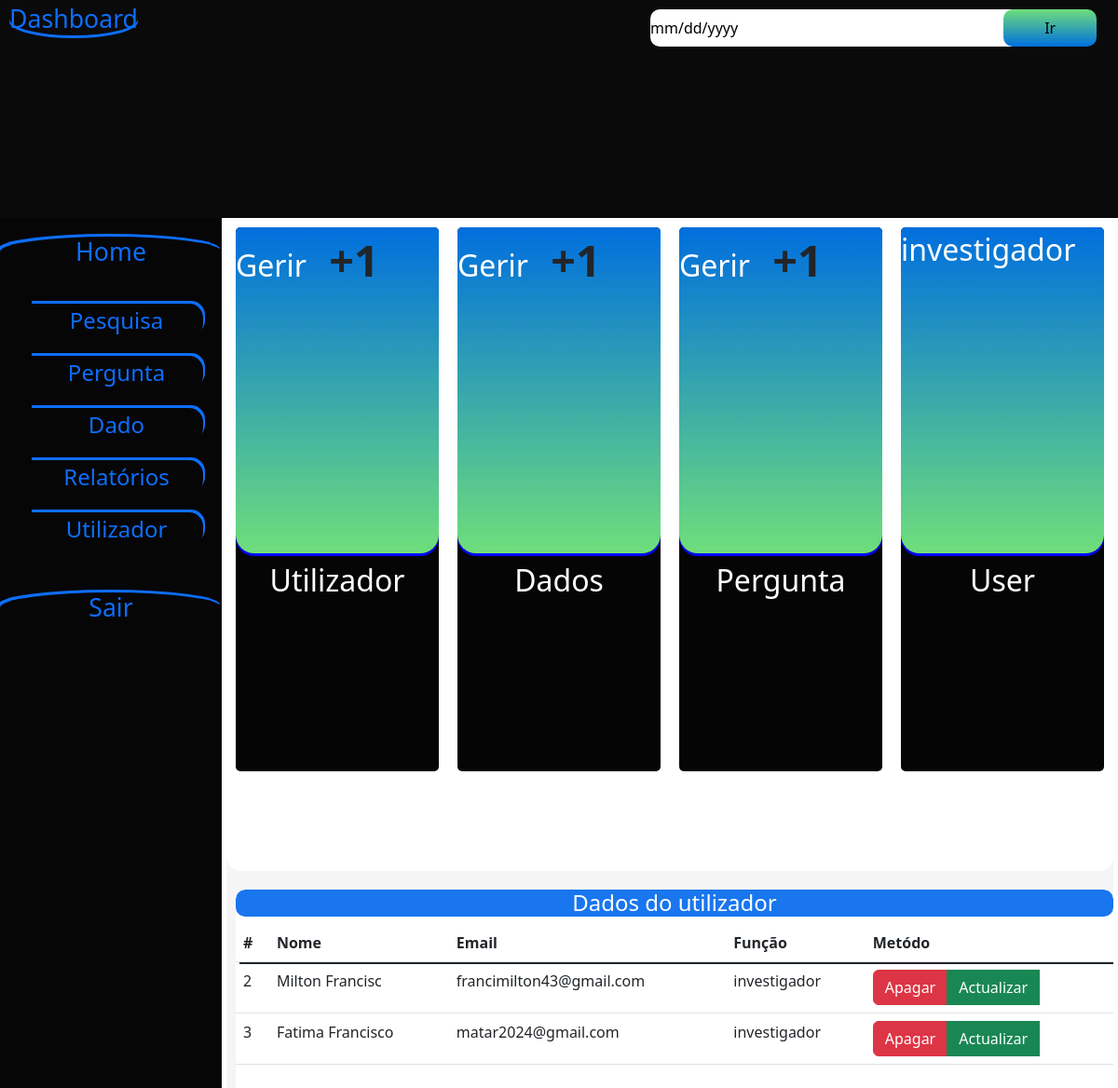
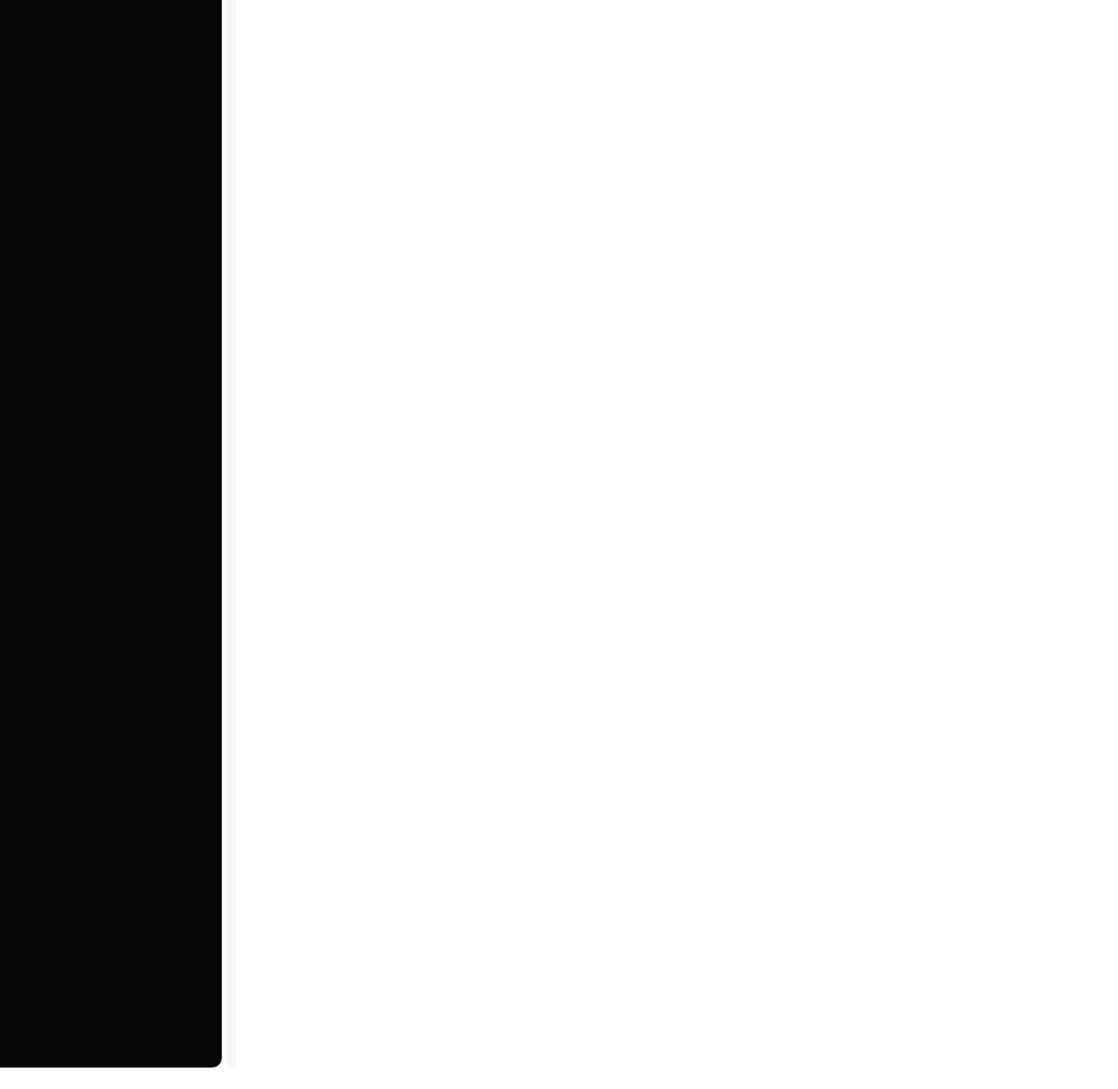
Page /view/utilizador.php (signed in) on the committed database (2 pictures, top to bottom).
### tables this page shows
CREATE TABLE IF NOT EXISTS `utilizadores` (
  `id` int NOT NULL AUTO_INCREMENT,
  `nome` varchar(50) NOT NULL,
  `userName` varchar(50) NOT NULL,
  `tipo` enum('admin','investigador') NOT NULL,
  `senha` varchar(50) DEFAULT NULL,
  PRIMARY KEY (`id`)
);

### view/utilizador.php (the view, shortened to what this page needs)
<!DOCTYPE html>
<html lang="en">
<head>
    <link rel="stylesheet" href="../public/css/bootstrap.css">
    <link rel="stylesheet" href="../public/css/dashboard.css">
</head>
<body>
    <div class="principal">
        <?php
        include_once('../controller/conexao.php');
        $sql = "SELECT *FROM utilizadores";
        $verificar = mysqli_query($conexao, $sql);
        ?>
        <div class="menuSuperior">
            <div class="logo">
                <a href="dashboard.php">Dashboard</a>
            </div>
            <div class="search">
                <form action="search.php" method="get">
                    <input type="date" name="search" id="" placeholder="Informe um parametro" required>
                    <button type="submit">Ir</button>
                </form>
            </div>
        </div>
        <div class="grupo">
            <div class="menuLeft">
                <a href="../index.php" class="home">
                    <h1>Home</h1>
                </a>
                <ul>
                    <a href="pesquisa.php">
                        <li>Pesquisa</li>
                    </a>
                    <a href="perguunta.php">
                        <li>Pergunta</li>
                    </a>
                    <a href="dado.php">
                        <li>Dado</li>
                    </a>
                    <a href="">
                        <li>Relatórios</li>
                    </a>
                    <a href="utilizador.php">
                        <li>Utilizador</li>
                    </a>
                </ul>
                <a href="../controller/sair.php" class="sair">
                    <h1>Sair</h1>
                </a>
            </div>
            <div class="content">
                <div class="cartao">
                    <div class="cartao1">
                        <div class="up">
                            <a href="">Gerir</a>
                            <strong>+1</strong>
                        </div>
                        <div class="down">
                            <h2>Utilizador</h2>
                        </div>
                    </div>
                    <div class="cartao1">
                        <div class="up">
                            <a href="">Gerir</a>
                            <strong>+1</strong>
                        </div>
                        <div class="down">
                            <h2>Dados</h2>
                        </div>
                    </div>
                    <div class="cartao1">
                        <div class="up">
                            <a href="">Gerir</a>
                            <strong>+1</strong>
                        </div>
                        <div class="down">
                            <h2>Pergunta</h2>
                        </div>
                    </div>
                    <div class="cartao1">
                        <div class="up">
                            <a href=""><?php $nome = $_SESSION['tipo'];
                                        print $nome; ?></a>
                        </div>
                        <div class="down">
                            <h2>User</h2>
                        </div>
                    </div>
                </div>
                <div class="graficos">
                    <div class="dados">
                        <h4>Dados do utilizador</h4>
                        <table class="table">
                            <thead>
                                <th>#</th>
                                <th>Nome</th>
                                <th>Email</th>
                                <th>Função</th>
                                <th>Metódo</th>
                            </thead>
                            <tbody>
                                <?php
                                while ($dados = mysqli_fetch_assoc($verificar)) {
                                    $id = $dados['id'];
                                    $nome = $dados['nome'];
                                    $email = $dados['userName'];
                                    $tipo = $dados['tipo'];
                                    $senha = $dados['senha'];
                                    print  "
                                <tr>
                                    <td>$id</td>
                                    <td>$nome</td>
                                    <td>$email</td>
                                    <td>$tipo</td>
                                    <td>
                                          <div class='btn-group'>
                                                    <button class='btn btn-danger' data-bs-toggle='modal' data-bs-target='#apagar$id'>Apagar</button>
                                        <div class='modal fade' id='apagar$id' tabindex='-1' aria-labelledby='exampleModalLabel' aria-hidden='true' >
                                                <h5 class='modal-title' id='exampleModalLabel'>Desejas  apagar o utilizador $nome ?</h5>
                                                <input type='hidden' value='$id' name='idcode'>
                                        </div>
                                                    <button class='btn btn-success' data-bs-toggle='modal' data-bs-target='#atualizar$id'>Actualizar</button>
                                                     <div class='modal fade' id='atualizar$id' tabindex='-1' aria-labelledby='exampleModalLabel' aria-hidden='true' >
                                                <h5 class='modal-title' id='exampleModalLabel'>Actualizar dados do sr(a) $nome ?</h5>
                                                    <input type='hidden' value='$id' name='idcode'>
                                                                <input type='email' class='form-control' id='floatingInput' value='$email' placeholder='name@example.com' name='email'>
                                                                <input type='text' class='form-control' id='floatingInput' name='nome' value='$nome'>
                                                                <input type='password' class='form-control' id='floatingPassword' value='$senha' placeholder='Password' name='senha'>
                                                                        <option selected value='$tipo'>Selecionar</option>
                                        </div>
                                          </div>
                                    </td>
                                </tr>";
                                }
                                ?>
                            </tbody>
                        </table>
                    </div>
                </div>
            </div>
        </div>
    </div>
</body>
</html>

### public/css/dashboard.css (style rules this page uses)
* { margin: 0; padding: 0; }
a { text-decoration: none; }
body { overflow: hidden; width: 100%; overflow: hidden; height: 95vh; background-color: white; }
.principal { width: 100%; overflow: hidden; height: 100vh; background-color: white; }
.principal .grupo { display: flex; }
.principal .menuSuperior { display: flex; width: 100%; height: 10vh; background-color: rgb(10, 10, 10); }
.principal .menuSuperior .search { margin-left: 45%; margin-top: 10px; }
.principal .menuSuperior .search input { width: 400px; height: 40px; border-radius: 10px; border-style: none; }
.principal .menuSuperior .search input::before { border-color: rgb(25, 118, 239); }
.principal .menuSuperior .search button { width: 100px; height: 40px; border-radius: 10px; border-style: none; margin-left: -25px; background: linear-gradient(rgb(111,222,123), rgb(000,111,222)) ; }
.principal .grupo .menuLeft { background-color: rgb(6, 6, 6); width: 20%; height: 89vh; margin-right: 5px; margin-bottom: 5px; border-bottom-right-radius: 10px; }
.principal .grupo .menuLeft ul { margin-top: 40px; margin-bottom: 50px; }
.principal .grupo .menuLeft h1 { margin-top: 20px; text-align: center; }
.principal .grupo .content { width: 80%; height: 89vh; background-color: whitesmoke; margin-right: 5px; margin-bottom: 5px; border-bottom-left-radius: 10px; border-bottom-right-radius: 10px; overflow: auto; }
.principal .grupo .content .cartao { width: 100%; display: flex; height: 30vh; background-color: rgb(255, 255, 255); border-bottom-left-radius: 15px; border-bottom-right-radius: 15px; }
.principal .grupo .content .cartao .cartao1 { width: 100%; margin-right: 10px; margin-left: 10px; height: 25vh; margin-top: 10px; border-radius: 5px; background-color: rgb(5, 5, 5); }
.principal .grupo .content .graficos { display: flex; margin: auto; margin-top: 10px; margin-left: 10px; }
.principal .grupo .content .graficos .dados { width: 100%; height: 88vh; background-color: rgb(255, 255, 255); border-radius: 10px; }
.principal .grupo .content .graficos h4 { text-align: center; background-color: rgb(25, 118, 239); color: white; border-radius: 10px; }
.principal .grupo .content .dados { margin-top: 10px; overflow: auto; }
.principal .grupo .content .dados .table thead { background-color: rgb(255, 255, 255); box-shadow: 4px 3px; }
.cartao { margin: auto; }
.menuLeft ul li { padding: auto; margin: auto; font-size: 18pt; margin-top: 20px; text-align: center; border-top-right-radius: 15px; border-bottom-right-radius: 15px; box-shadow: 2px -3px; list-style: none; margin-right: 20px; }
.menuLeft h1 { padding: auto; margin: auto; text-align: center; border-radius: 50%; font-size: 20pt; box-shadow: -2px -3px ; }
.menuSuperior .logo a { margin: 10px; padding: auto; font-size: 20pt; box-shadow: 0px 3px; border-radius: 50%; }
.cartao1 .up { width: 100%; height: 15vh; box-shadow: 0px 3px blue; border-bottom-left-radius: 20px; border-bottom-right-radius: 20px; border-top-left-radius: 5px; border-top-right-radius: 5px; background: linear-gradient( rgb(000,111,222),rgb(111,222,123)) ; }
.cartao1 a { font-size: 24pt; color: white; margin-right: 20px; }
.cartao1 strong { font-size: 35pt; }
.cartao1 .down h2 { margin-top: 10px; color: white; text-align: center; }

### rows in the picture
utilizadores: id "2", nome "Milton Francisc", userName "francimilton43@gmail.com", tipo "investigador"
utilizadores: id "3", nome "Fatima Francisco", userName "matar2024@gmail.com", tipo "investigador"

### other values in the picture
$nome "investigador"
